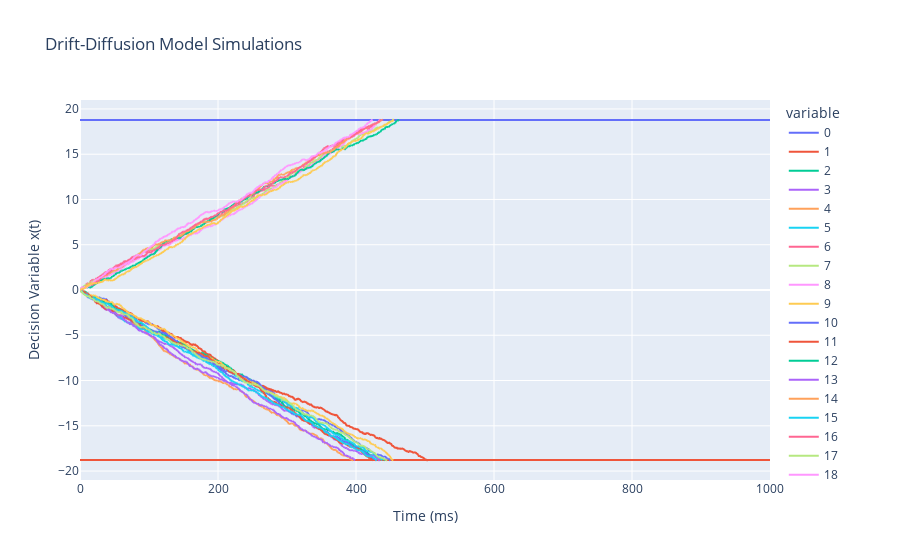

The code cell stored with this chart in its notebook:
### Code cell
simulation_two.plot_trajectories()

### Figure 1 — Plotly figure (JSON) as saved in the notebook; plotly's stock layout.template omitted (floating-point values rounded to 4 significant figures; data arrays with more than 128 entries replaced by an {"elided": "..."} marker saying what was removed)
{"data": [{"hovertemplate": "variable=0<br>Time (ms)=%{x}<br>Decision Variable x(t)=%{y}<extra></extra>", "legendgroup": "0", "line": {"color": "#636efa", "dash": "solid"}, "marker": {"symbol": "circle"}, "mode": "lines", "name": "0", "showlegend": true, "type": "scattergl", "x": {"elided": "504 int values"}, "xaxis": "x", "y": {"elided": "504 float values"}, "yaxis": "y"}, {"hovertemplate": "variable=1<br>Time (ms)=%{x}<br>Decision Variable x(t)=%{y}<extra></extra>", "legendgroup": "1", "line": {"color": "#EF553B", "dash": "solid"}, "marker": {"symbol": "circle"}, "mode": "lines", "name": "1", "showlegend": true, "type": "scattergl", "x": {"elided": "504 int values"}, "xaxis": "x", "y": {"elided": "504 float values"}, "yaxis": "y"}, {"hovertemplate": "variable=2<br>Time (ms)=%{x}<br>Decision Variable x(t)=%{y}<extra></extra>", "legendgroup": "2", "line": {"color": "#00cc96", "dash": "solid"}, "marker": {"symbol": "circle"}, "mode": "lines", "name": "2", "showlegend": true, "type": "scattergl", "x": {"elided": "504 int values"}, "xaxis": "x", "y": {"elided": "504 float values"}, "yaxis": "y"}, {"hovertemplate": "variable=3<br>Time (ms)=%{x}<br>Decision Variable x(t)=%{y}<extra></extra>", "legendgroup": "3", "line": {"color": "#ab63fa", "dash": "solid"}, "marker": {"symbol": "circle"}, "mode": "lines", "name": "3", "showlegend": true, "type": "scattergl", "x": {"elided": "504 int values"}, "xaxis": "x", "y": {"elided": "504 float values"}, "yaxis": "y"}, {"hovertemplate": "variable=4<br>Time (ms)=%{x}<br>Decision Variable x(t)=%{y}<extra></extra>", "legendgroup": "4", "line": {"color": "#FFA15A", "dash": "solid"}, "marker": {"symbol": "circle"}, "mode": "lines", "name": "4", "showlegend": true, "type": "scattergl", "x": {"elided": "504 int values"}, "xaxis": "x", "y": {"elided": "504 float values"}, "yaxis": "y"}, {"hovertemplate": "variable=5<br>Time (ms)=%{x}<br>Decision Variable x(t)=%{y}<extra></extra>", "legendgroup": "5", "line": {"color": "#19d3f3", "dash": "solid"}, "marker": {"symbol": "circle"}, "mode": "lines", "name": "5", "showlegend": true, "type": "scattergl", "x": {"elided": "504 int values"}, "xaxis": "x", "y": {"elided": "504 float values"}, "yaxis": "y"}, {"hovertemplate": "variable=6<br>Time (ms)=%{x}<br>Decision Variable x(t)=%{y}<extra></extra>", "legendgroup": "6", "line": {"color": "#FF6692", "dash": "solid"}, "marker": {"symbol": "circle"}, "mode": "lines", "name": "6", "showlegend": true, "type": "scattergl", "x": {"elided": "504 int values"}, "xaxis": "x", "y": {"elided": "504 float values"}, "yaxis": "y"}, {"hovertemplate": "variable=7<br>Time (ms)=%{x}<br>Decision Variable x(t)=%{y}<extra></extra>", "legendgroup": "7", "line": {"color": "#B6E880", "dash": "solid"}, "marker": {"symbol": "circle"}, "mode": "lines", "name": "7", "showlegend": true, "type": "scattergl", "x": {"elided": "504 int values"}, "xaxis": "x", "y": {"elided": "504 float values"}, "yaxis": "y"}, {"hovertemplate": "variable=8<br>Time (ms)=%{x}<br>Decision Variable x(t)=%{y}<extra></extra>", "legendgroup": "8", "line": {"color": "#FF97FF", "dash": "solid"}, "marker": {"symbol": "circle"}, "mode": "lines", "name": "8", "showlegend": true, "type": "scattergl", "x": {"elided": "504 int values"}, "xaxis": "x", "y": {"elided": "504 float values"}, "yaxis": "y"}, {"hovertemplate": "variable=9<br>Time (ms)=%{x}<br>Decision Variable x(t)=%{y}<extra></extra>", "legendgroup": "9", "line": {"color": "#FECB52", "dash": "solid"}, "marker": {"symbol": "circle"}, "mode": "lines", "name": "9", "showlegend": true, "type": "scattergl", "x": {"elided": "504 int values"}, "xaxis": "x", "y": {"elided": "504 float values"}, "yaxis": "y"}, {"hovertemplate": "variable=10<br>Time (ms)=%{x}<br>Decision Variable x(t)=%{y}<extra></extra>", "legendgroup": "10", "line": {"color": "#636efa", "dash": "solid"}, "marker": {"symbol": "circle"}, "mode": "lines", "name": "10", "showlegend": true, "type": "scattergl", "x": {"elided": "504 int values"}, "xaxis": "x", "y": {"elided": "504 float values"}, "yaxis": "y"}, {"hovertemplate": "variable=11<br>Time (ms)=%{x}<br>Decision Variable x(t)=%{y}<extra></extra>", "legendgroup": "11", "line": {"color": "#EF553B", "dash": "solid"}, "marker": {"symbol": "circle"}, "mode": "lines", "name": "11", "showlegend": true, "type": "scattergl", "x": {"elided": "504 int values"}, "xaxis": "x", "y": {"elided": "504 float values"}, "yaxis": "y"}, {"hovertemplate": "variable=12<br>Time (ms)=%{x}<br>Decision Variable x(t)=%{y}<extra></extra>", "legendgroup": "12", "line": {"color": "#00cc96", "dash": "solid"}, "marker": {"symbol": "circle"}, "mode": "lines", "name": "12", "showlegend": true, "type": "scattergl", "x": {"elided": "504 int values"}, "xaxis": "x", "y": {"elided": "504 float values"}, "yaxis": "y"}, {"hovertemplate": "variable=13<br>Time (ms)=%{x}<br>Decision Variable x(t)=%{y}<extra></extra>", "legendgroup": "13", "line": {"color": "#ab63fa", "dash": "solid"}, "marker": {"symbol": "circle"}, "mode": "lines", "name": "13", "showlegend": true, "type": "scattergl", "x": {"elided": "504 int values"}, "xaxis": "x", "y": {"elided": "504 float values"}, "yaxis": "y"}, {"hovertemplate": "variable=14<br>Time (ms)=%{x}<br>Decision Variable x(t)=%{y}<extra></extra>", "legendgroup": "14", "line": {"color": "#FFA15A", "dash": "solid"}, "marker": {"symbol": "circle"}, "mode": "lines", "name": "14", "showlegend": true, "type": "scattergl", "x": {"elided": "504 int values"}, "xaxis": "x", "y": {"elided": "504 float values"}, "yaxis": "y"}, {"hovertemplate": "variable=15<br>Time (ms)=%{x}<br>Decision Variable x(t)=%{y}<extra></extra>", "legendgroup": "15", "line": {"color": "#19d3f3", "dash": "solid"}, "marker": {"symbol": "circle"}, "mode": "lines", "name": "15", "showlegend": true, "type": "scattergl", "x": {"elided": "504 int values"}, "xaxis": "x", "y": {"elided": "504 float values"}, "yaxis": "y"}, {"hovertemplate": "variable=16<br>Time (ms)=%{x}<br>Decision Variable x(t)=%{y}<extra></extra>", "legendgroup": "16", "line": {"color": "#FF6692", "dash": "solid"}, "marker": {"symbol": "circle"}, "mode": "lines", "name": "16", "showlegend": true, "type": "scattergl", "x": {"elided": "504 int values"}, "xaxis": "x", "y": {"elided": "504 float values"}, "yaxis": "y"}, {"hovertemplate": "variable=17<br>Time (ms)=%{x}<br>Decision Variable x(t)=%{y}<extra></extra>", "legendgroup": "17", "line": {"color": "#B6E880", "dash": "solid"}, "marker": {"symbol": "circle"}, "mode": "lines", "name": "17", "showlegend": true, "type": "scattergl", "x": {"elided": "504 int values"}, "xaxis": "x", "y": {"elided": "504 float values"}, "yaxis": "y"}, {"hovertemplate": "variable=18<br>Time (ms)=%{x}<br>Decision Variable x(t)=%{y}<extra></extra>", "legendgroup": "18", "line": {"color": "#FF97FF", "dash": "solid"}, "marker": {"symbol": "circle"}, "mode": "lines", "name": "18", "showlegend": true, "type": "scattergl", "x": {"elided": "504 int values"}, "xaxis": "x", "y": {"elided": "504 float values"}, "yaxis": "y"}, {"hovertemplate": "variable=19<br>Time (ms)=%{x}<br>Decision Variable x(t)=%{y}<extra></extra>", "legendgroup": "19", "line": {"color": "#FECB52", "dash": "solid"}, "marker": {"symbol": "circle"}, "mode": "lines", "name": "19", "showlegend": true, "type": "scattergl", "x": {"elided": "504 int values"}, "xaxis": "x", "y": {"elided": "504 float values"}, "yaxis": "y"}, {"mode": "lines", "name": "Decision A", "type": "scatter", "x": {"elided": "1000 float values"}, "y": {"elided": "1000 float values"}}, {"mode": "lines", "name": "Decision B", "type": "scatter", "x": {"elided": "1000 float values"}, "y": {"elided": "1000 float values"}}], "layout": {"legend": {"title": {"text": "variable"}, "tracegroupgap": 0}, "title": {"text": "Drift-Diffusion Model Simulations"}, "xaxis": {"anchor": "y", "domain": [0, 1], "title": {"text": "Time (ms)"}}, "yaxis": {"anchor": "x", "domain": [0, 1], "title": {"text": "Decision Variable x(t)"}}}}
